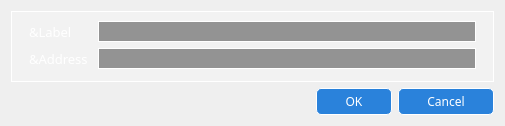
<?xml version="1.0" encoding="UTF-8"?>
<ui version="4.0">
 <class>EditAddressDialog</class>
 <widget class="QDialog" name="EditAddressDialog">
  <property name="geometry">
   <rect>
    <x>0</x>
    <y>0</y>
    <width>505</width>
    <height>126</height>
   </rect>
  </property>
  <property name="sizePolicy">
   <sizepolicy hsizetype="Fixed" vsizetype="Fixed">
    <horstretch>0</horstretch>
    <verstretch>0</verstretch>
   </sizepolicy>
  </property>
  <property name="windowTitle">
   <string>Edit Address</string>
  </property>
  <property name="styleSheet">
   <string notr="true">background:url(:/images/aboutpage);color:white;font-family:impact;</string>
  </property>
  <layout class="QVBoxLayout" name="verticalLayout">
   <item>
    <widget class="QFrame" name="QFrame1">
     <property name="styleSheet">
      <string notr="true">background:rgba(255,255,255,50);border:1px solid white;</string>
     </property>
     <layout class="QFormLayout" name="formLayout">
      <property name="fieldGrowthPolicy">
       <enum>QFormLayout::AllNonFixedFieldsGrow</enum>
      </property>
      <item row="0" column="0">
       <widget class="QLabel" name="label">
        <property name="font">
         <font>
          <family>impact</family>
          <pointsize>10</pointsize>
         </font>
        </property>
        <property name="styleSheet">
         <string notr="true">background: none;margin-left:5px;border:none;</string>
        </property>
        <property name="text">
         <string>&amp;Label</string>
        </property>
       </widget>
      </item>
      <item row="0" column="1">
       <widget class="QLineEdit" name="labelEdit">
        <property name="toolTip">
         <string>The label associated with this address book entry</string>
        </property>
        <property name="styleSheet">
         <string notr="true">background: rgba(0,0,0,100);margin-right:8px</string>
        </property>
       </widget>
      </item>
      <item row="1" column="0">
       <widget class="QLabel" name="label_2">
        <property name="font">
         <font>
          <family>impact</family>
          <pointsize>10</pointsize>
         </font>
        </property>
        <property name="styleSheet">
         <string notr="true">background: none;margin-left:5px;border:none;</string>
        </property>
        <property name="text">
         <string>&amp;Address</string>
        </property>
       </widget>
      </item>
      <item row="1" column="1">
       <widget class="QLineEdit" name="addressEdit">
        <property name="toolTip">
         <string>The address associated with this address book entry. This can only be modified for sending addresses.</string>
        </property>
        <property name="styleSheet">
         <string notr="true">background: rgba(0,0,0,100);margin-right:8px</string>
        </property>
       </widget>
      </item>
     </layout>
    </widget>
   </item>
   <item>
    <widget class="QDialogButtonBox" name="buttonBox">
     <property name="styleSheet">
      <string notr="true">background: #2a82db; color: white; border-radius: 5px; padding:4px 28px;border:1px solid white;</string>
     </property>
     <property name="orientation">
      <enum>Qt::Horizontal</enum>
     </property>
     <property name="standardButtons">
      <set>QDialogButtonBox::Cancel|QDialogButtonBox::Ok</set>
     </property>
    </widget>
   </item>
  </layout>
 </widget>
 <resources>
  <include location="../bitcoin.qrc"/>
 </resources>
 <connections>
  <connection>
   <sender>buttonBox</sender>
   <signal>accepted()</signal>
   <receiver>EditAddressDialog</receiver>
   <slot>accept()</slot>
   <hints>
    <hint type="sourcelabel">
     <x>248</x>
     <y>254</y>
    </hint>
    <hint type="destinationlabel">
     <x>157</x>
     <y>274</y>
    </hint>
   </hints>
  </connection>
  <connection>
   <sender>buttonBox</sender>
   <signal>rejected()</signal>
   <receiver>EditAddressDialog</receiver>
   <slot>reject()</slot>
   <hints>
    <hint type="sourcelabel">
     <x>316</x>
     <y>260</y>
    </hint>
    <hint type="destinationlabel">
     <x>286</x>
     <y>274</y>
    </hint>
   </hints>
  </connection>
 </connections>
</ui>
